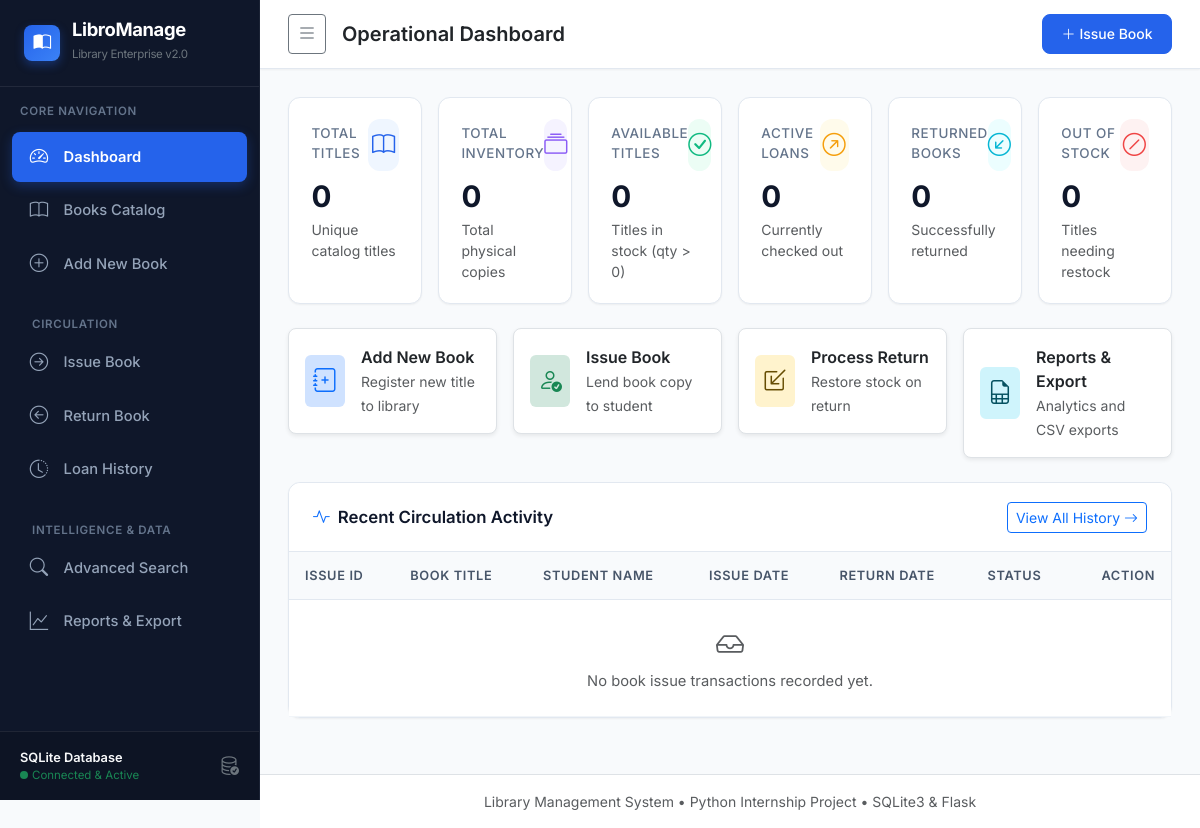
Before: / with the older database file.
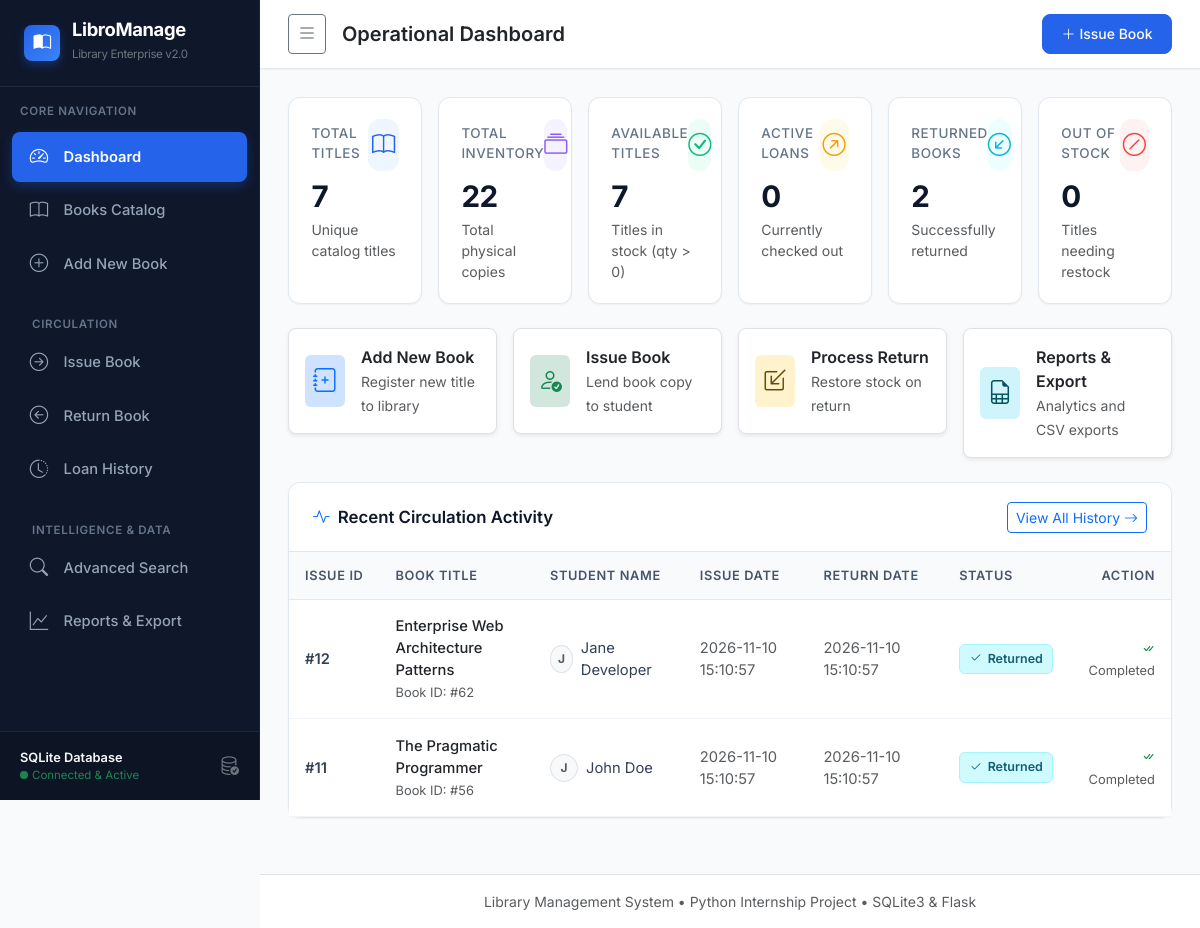
After: the same page with the newer database file.
### tables this page shows
CREATE TABLE issued_books (
            id INTEGER PRIMARY KEY AUTOINCREMENT,
            book_id INTEGER NOT NULL,
            student_name TEXT NOT NULL,
            issue_date TEXT NOT NULL,
            return_date TEXT DEFAULT NULL,

            FOREIGN KEY (book_id)
            REFERENCES books(id)
            ON DELETE RESTRICT
        );

CREATE TABLE books (
            id INTEGER PRIMARY KEY AUTOINCREMENT,
            title TEXT NOT NULL,
            author TEXT NOT NULL,
            quantity INTEGER NOT NULL CHECK(quantity >= 0)
        );

### app.py (the view)
@app.route("/")
def dashboard():
    conn = get_connection()
    try:
        cursor = conn.cursor()
        cursor.execute("SELECT COUNT(*), COALESCE(SUM(quantity), 0) FROM books")
        total_titles, total_inventory = cursor.fetchone()
        cursor.execute("SELECT COUNT(*) FROM books WHERE quantity > 0")
        in_stock_titles = cursor.fetchone()[0]
        cursor.execute("SELECT COUNT(*) FROM books WHERE quantity = 0")
        out_of_stock_titles = cursor.fetchone()[0]
        cursor.execute("SELECT COUNT(*) FROM issued_books")
        total_issues = cursor.fetchone()[0]
        cursor.execute("SELECT COUNT(*) FROM issued_books WHERE return_date IS NULL")
        currently_issued = cursor.fetchone()[0]
        cursor.execute("SELECT COUNT(*) FROM issued_books WHERE return_date IS NOT NULL")
        returned_count = cursor.fetchone()[0]
        stats = {
            "total_titles": total_titles,
            "total_inventory": total_inventory,
            "in_stock_titles": in_stock_titles,
            "out_of_stock_titles": out_of_stock_titles,
            "total_issues": total_issues,
            "currently_issued": currently_issued,
            "returned_count": returned_count,
        }
        cursor.execute(
            """
            SELECT i.id, i.book_id, b.title, i.student_name, i.issue_date, i.return_date
            FROM issued_books i
            JOIN books b ON i.book_id = b.id
            ORDER BY i.id DESC
            LIMIT 8
            """
        )
        recent_rows = cursor.fetchall()
        recent_issues = [
            {
                "id": row[0],
                "book_id": row[1],
                "title": row[2],
                "student_name": row[3],
                "issue_date": row[4],
                "return_date": row[5],
            }
            for row in recent_rows
        ]
        return render_template(
            "dashboard.html",
            active_page="dashboard",
            stats=stats,
            recent_issues=recent_issues,
        )
    finally:
        conn.close()

### app.py (called while the page is built)
def generate_csrf_token():
    if "_csrf_token" not in session:
        session["_csrf_token"] = secrets.token_hex(32)
    return session["_csrf_token"]

@app.context_processor
def inject_csrf_token():
    return dict(csrf_token=generate_csrf_token)

@app.before_request
def csrf_protect():
    if request.method in ("POST", "PUT", "DELETE"):
        token = request.form.get("csrf_token") or request.headers.get("X-CSRFToken")
        expected = session.get("_csrf_token")
        if not expected or not token or not secrets.compare_digest(token, expected):
            app.logger.warning("CSRF validation failure on %s", request.path)
            flash("Security check failed (invalid or expired CSRF token). Please try again.", "error")
            abort(403, description="CSRF token validation failed.")

### config/database.py (called while the page is built)
def get_connection():
    conn = sqlite3.connect(DATABASE_PATH)
    conn.execute("PRAGMA foreign_keys = ON")
    return conn

### templates/dashboard.html (shortened to what the changed rows need)
{% extends "base.html" %}
{% block content %}
<div class="row g-3 mb-4">
    <div class="col-xl-2 col-md-4 col-sm-6">
        <div class="stat-card stat-card-blue">
            <div class="d-flex align-items-center justify-content-between mb-2">
                <div class="stat-label">Total Titles</div>
                <div class="stat-icon">
                </div>
            </div>
            <div class="stat-value">{{ stats.total_titles }}</div>
            <div class="text-muted small mt-1">Unique catalog titles</div>
        </div>
    </div>
    <div class="col-xl-2 col-md-4 col-sm-6">
        <div class="stat-card stat-card-purple">
            <div class="d-flex align-items-center justify-content-between mb-2">
                <div class="stat-label">Total Inventory</div>
                <div class="stat-icon">
                </div>
            </div>
            <div class="stat-value">{{ stats.total_inventory }}</div>
            <div class="text-muted small mt-1">Total physical copies</div>
        </div>
    </div>
    <div class="col-xl-2 col-md-4 col-sm-6">
        <div class="stat-card stat-card-green">
            <div class="d-flex align-items-center justify-content-between mb-2">
                <div class="stat-label">Available Titles</div>
                <div class="stat-icon">
                </div>
            </div>
            <div class="stat-value">{{ stats.in_stock_titles }}</div>
            <div class="text-muted small mt-1">Titles in stock (qty > 0)</div>
        </div>
    </div>
    <div class="col-xl-2 col-md-4 col-sm-6">
        <div class="stat-card stat-card-teal">
            <div class="d-flex align-items-center justify-content-between mb-2">
                <div class="stat-label">Returned Books</div>
                <div class="stat-icon">
                </div>
            </div>
            <div class="stat-value">{{ stats.returned_count }}</div>
            <div class="text-muted small mt-1">Successfully returned</div>
        </div>
    </div>
</div>
<div class="custom-card">
    <div class="table-responsive">
        <table class="table custom-table table-hover">
            <thead>
                <tr>
                    <th>Issue ID</th>
                    <th>Book Title</th>
                    <th>Student Name</th>
                    <th>Issue Date</th>
                    <th>Return Date</th>
                    <th>Status</th>
                    <th class="text-end">Action</th>
                </tr>
            </thead>
            <tbody>
                {% if recent_issues %}
                    {% for issue in recent_issues %}
                        <tr>
                            <td class="fw-semibold">#{{ issue.id }}</td>
                            <td>
                                <div class="fw-medium text-dark">{{ issue.title }}</div>
                                <small class="text-muted">Book ID: #{{ issue.book_id }}</small>
                            </td>
                            <td>
                                <div class="d-flex align-items-center gap-2">
                                    <div class="rounded-circle bg-light border d-flex align-items-center justify-content-center text-muted fw-bold" style="width: 28px; height: 28px; font-size: 0.75rem;">
                                        {{ issue.student_name[0]|upper }}
                                    </div>
                                    <span>{{ issue.student_name }}</span>
                                </div>
                            </td>
                            <td class="text-muted small">{{ issue.issue_date }}</td>
                            <td class="small">
                                {% if issue.return_date %}
                                    <span class="text-muted">{{ issue.return_date }}</span>
                                {% else %}
                                    <span class="text-warning-emphasis fw-medium">Pending Return</span>
                                {% endif %}
                            </td>
                            <td>
                                {% if issue.return_date %}
                                    <span class="badge-status badge-returned-loan">
                                        <i class="bi bi-check2"></i> Returned
                                    </span>
                                {% else %}
                                    <span class="badge-status badge-active-loan">
                                        <i class="bi bi-clock"></i> Active
                                    </span>
                                {% endif %}
                            </td>
                            <td class="text-end">
                                {% if not issue.return_date %}
                                    <button type="button" class="btn btn-sm btn-outline-success"
                                            data-bs-toggle="modal"
                                            data-bs-target="#returnConfirmModal"
                                            data-issue-id="{{ issue.id }}"
                                            data-book-title="{{ issue.title }}"
                                            data-student-name="{{ issue.student_name }}">
                                        <i class="bi bi-arrow-return-left"></i> Return
                                    </button>
                                {% else %}
                                    <span class="text-muted small"><i class="bi bi-check-all text-success"></i> Completed</span>
                                {% endif %}
                            </td>
                        </tr>
                    {% endfor %}
                {% else %}
                    <tr>
                        <td colspan="7" class="text-center py-4 text-muted">
                            <i class="bi bi-inbox fs-3 d-block mb-1"></i>
                            No book issue transactions recorded yet.
                        </td>
                    </tr>
                {% endif %}
            </tbody>
        </table>
    </div>
</div>
{% endblock %}

Changed rows visible on the page:
added issued_books: id "12", title "Enterprise Web Architecture Patterns", book_id "62", student_name "J", student_name "Jane Developer", issue_date "2026-11-10 15:10:57", return_date "2026-11-10 15:10:57", shows "Returned", shows "Completed"
added issued_books: id "11", title "The Pragmatic Programmer", book_id "56", student_name "J", student_name "John Doe", issue_date "2026-11-10 15:10:57", return_date "2026-11-10 15:10:57", shows "Returned", shows "Completed"
Other visible differences:
{{ stats.total_titles }}: "0" → "7"
{{ stats.total_inventory }}: "0" → "22"
{{ stats.in_stock_titles }}: "0" → "7"
{{ stats.returned_count }}: "0" → "2"
text no longer shown: "No book issue transactions recorded yet."
